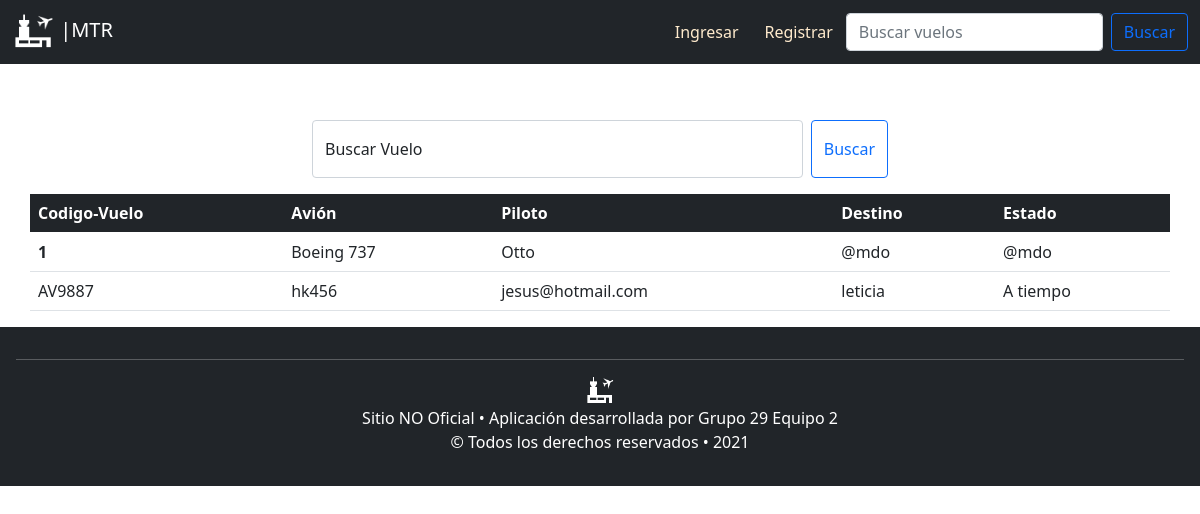
Before: /consultas with the older database file.
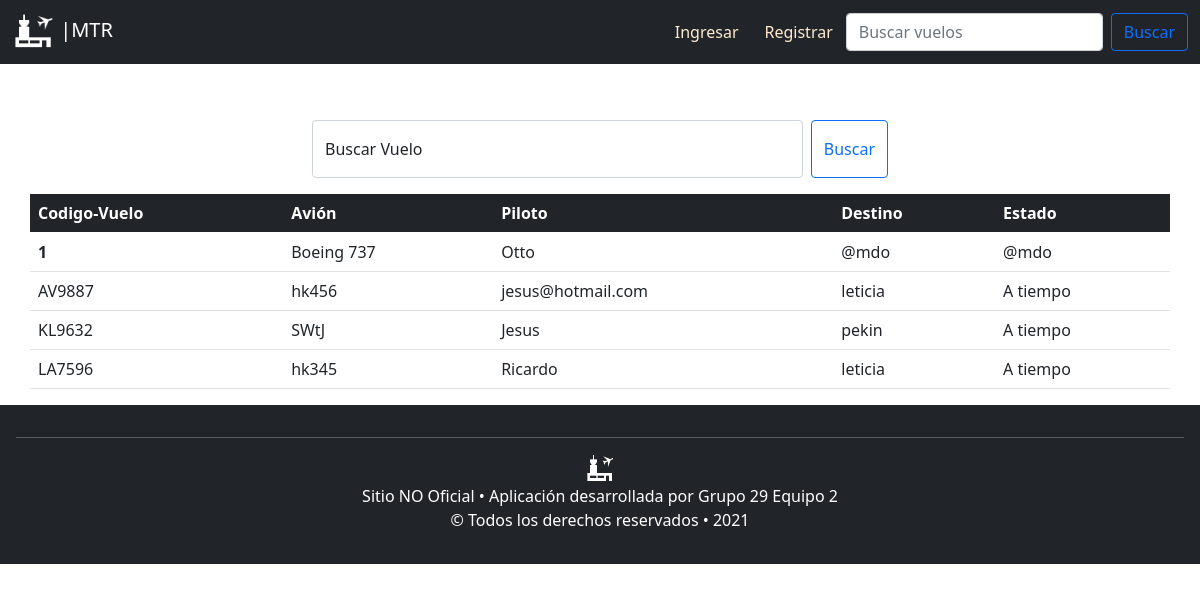
After: the same page with the newer database file.
### tables this page shows
CREATE TABLE vuelos (codigo VARCHAR (8) PRIMARY KEY, fecha DATE NOT NULL, hora TIME NOT NULL, destino VARCHAR (45) NOT NULL REFERENCES ciudades (nombre_ciudad), avion VARCHAR (45) NOT NULL REFERENCES aviones (matricula) ON UPDATE CASCADE, piloto VARCHAR (100) NOT NULL REFERENCES personas (correo) ON UPDATE CASCADE, puerta INTEGER NOT NULL);

### app.py (the view)
@app.route('/consultas', methods=('GET', 'POST'))
def consultas():
    try:
        if request.method == 'POST':
            print("entre por post")
            db = get_db()
            busqueda = request.form['busqueda']
            cantidad = db.execute(
                'SELECT COUNT(*) FROM vuelos where codigo =' + "'"+busqueda + "'"
            ).fetchone()
            print(cantidad)
            result = db.execute(
                'SELECT * FROM vuelos where codigo ='+ "'"+busqueda + "'"
            ).fetchall()
            print(result)
            return render_template('consultas.html', datos=result, cantidad=cantidad)
        else:
            print("entre por get")
            db = get_db()
            todos = []
            cantidad = db.execute(
                'SELECT COUNT(*) FROM vuelos'
            ).fetchone()
            codigo = db.execute(
                'select codigo from vuelos'
            ).fetchall()
            todos.append(codigo)
            avion = db.execute(
                'SELECT avion FROM vuelos'
            ).fetchall()
            todos.append(avion)
            pilotos = db.execute(
                'SELECT piloto FROM vuelos'
            ).fetchall()
            todos.append(pilotos)
            destino = db.execute(
                'SELECT destino FROM vuelos'
            ).fetchall()
            todos.append(destino)
            print(todos)
            return render_template('consultas.html', datos=todos, cantidad=cantidad)
    except:
       return render_template('consultas.html')

### app.py (called while the page is built)
@app.before_request
def load_logged_in_user():
    print("Entre al before request :)")
    user_id=session.get('user_id')
    user_rol=session.get('rol')
    print(user_id)
    if(user_id is None):
        g.user=None
    else:
        g.user = get_db().execute(
            'SELECT * FROM personas WHERE correo = ?', (user_id,)
        ).fetchone()

### db.py (called while the page is built)
def get_db():
    try:
        if 'db' not in g:
            g.db=sqlite3.connect('aeropuerto.db')
        return g.db
    except Error:
        print(Error)

### templates/consultas.html (shortened to what this page needs)
{% extends "layout.html" %}
{% block contenido %}
<br>
<br>
<form class="d-flex form-floating mb-3 container-sm " id="margenBuscar" method="POST">
  <input name="busqueda" class="form-control me-2" id="floatingInput" type="search" placeholder="Buscar vuelos" aria-label="Search">
  <label for="floatingInput" id="labelBuscar">Buscar Vuelo</label>
  <button class="btn btn-outline-primary" type="submit">Buscar</button>
</form>
<table class="table container-sm">
  <thead class="table-dark">
    <tr>
      <th scope="col">Codigo-Vuelo</th>
      <th scope="col">Avión</th>
      <th scope="col">Piloto</th>
      <th scope="col">Destino</th>
      <th scope="col">Estado</th>
    </tr>
  </thead>
  <tbody>
    <tr>
      <th >1</th>
      <td>Boeing 737</td>
      <td>Otto</td>
      <td>@mdo</td>
      <td>@mdo</td>
    </tr>
    {% for i in range(cantidad[0]|int) %}
    <tr>
      {% for a in datos %}
        <td> {% print(a[i][0]) %}</td>
      {% endfor %}
      <td> A tiempo</td>
    </tr>
    {% endfor %}
  </tbody>
</table>
{% endblock %}

### templates/layout.html (shortened to what this page needs)
<!DOCTYPE html>
<html>
<head>
    <link href="https://cdn.jsdelivr.net/npm/bootstrap@5.0.0-beta2/dist/css/bootstrap.min.css" rel="stylesheet"
>
    <link rel="stylesheet" type="text/css" href="/static/CSS/estiloLayout.css">
</head>
<body>
    <header>
        <nav class="navbar fixed-top  navbar-expand-lg navbar-dark bg-dark">
            <div class="container-fluid">
                <a class="navbar-brand" href="/">
                    <img src="/static/images/aeropuertoIcon.png" alt="" width="43"
                        height="38">
                    |MTR
                </a>
                <div class="collapse navbar-collapse" id="navbarSupportedContent">
                    {% if not g.user %}
                        <ul class="navbar-nav mb-2 mb-lg-0">
                            <li class="nav-item">
                                <a href="/login" class="btn btn-link" id="btnRegistrar">Ingresar</a>
                            </li>
                            <li class="nav-item">
                                <a href="/registro" class="btn btn-link" id="btnRegistrar">Registrar</a>
                            </li>
                        </ul>
                    {% endif %}
                    <form class="d-flex ">
                        <input class="form-control me-2" type="search" placeholder="Buscar vuelos" aria-label="Search">
                        <button class="btn btn-outline-primary" type="submit">Buscar</button>
                    </form>
                </div>
            </div>
        </nav>
    </header>
    <div>
        <br>
        <br>
        <br>
    </div>
    {% block contenido %}
    {% endblock %}
    <footer style="border-bottom: 100cm;" class="p-3 mb-2 bg-dark text-white">
        <hr />
        <img src="/static/images/aeropuertoIcon.png" width="30px" height="30px" id="imageFooter">
        <p>
            Sitio NO Oficial • Aplicación desarrollada por Grupo 29 Equipo 2
        <br>
            &copy; Todos los derechos reservados • 2021
        </p>
    </footer>
</body>
</html>

### static/CSS/estiloLayout.css (style rules this page uses)
#btnRegistrar { text-decoration: none; color: blanchedalmond; margin-right: 20%; }
footer { text-align: center }
#margenBuscar { max-width: 50%; }
#labelBuscar { margin-left: 2%; }
.d-flex { margin-bottom: auto }

Changed rows visible on the page:
added vuelos: codigo "KL9632", avion "hk345", piloto "Ricardo", destino "leticia"
added vuelos: avion "SWtJ", piloto "Jesus", destino "pekin", codigo "LA7596"
Other visible differences:
new list line: "A tiempo"
